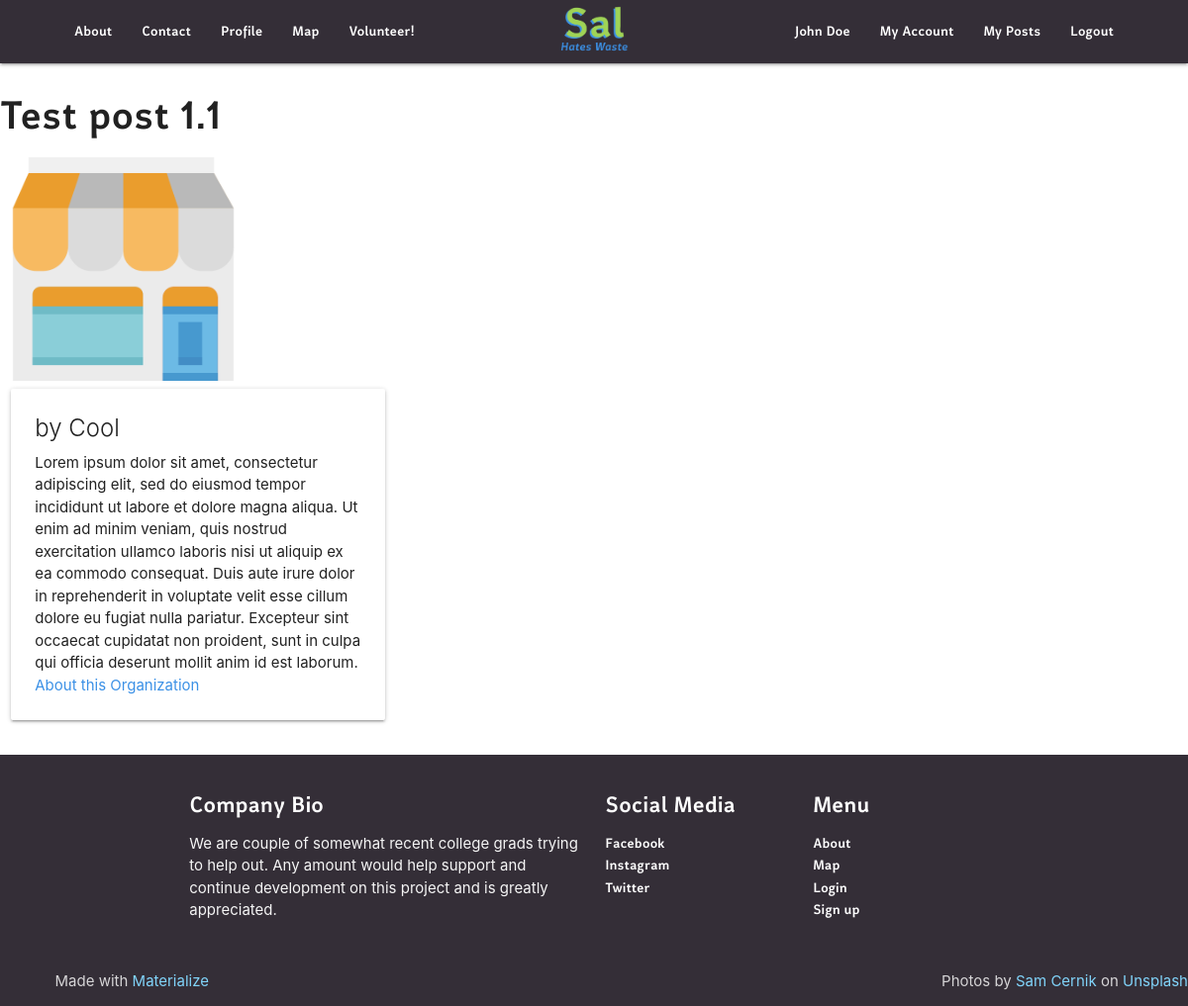
/test-post-1 (signed in), run on the app's committed database.
### main/models.py (models this page shows, shortened)
class CustomUser(AbstractBaseUser, PermissionsMixin):
    email = models.EmailField(_('email address'), max_length=254, unique=True)
    your_name = models.CharField(_('user name'), max_length=30, blank=True)
    is_staff = models.BooleanField(_('staff status'), default=False,
                                   help_text=_('Designates whether the user can log into this admin '
                                               'site.'))
    is_active = models.BooleanField(_('active'), default=True,
                                    help_text=_('Designates whether this user should be treated as '
                                                'active. Unselect this instead of deleting accounts.'))
    date_joined = models.DateTimeField(_('date joined'), default=timezone.now)
    objects = CustomUserManager()
    USERNAME_FIELD = 'email'
    REQUIRED_FIELDS = []
    class Meta:
        verbose_name = _('user')
        verbose_name_plural = _('users')

class UserPost(models.Model):
    post_creator = models.ForeignKey(
        CustomUser, on_delete=models.CASCADE, blank=True, default=1)
    post_title = models.CharField('Post Title', max_length=30, blank=True)
    post_org_name = models.CharField(
        'Your Organization', max_length=30, blank=True)
    phone_regex = RegexValidator(
        regex=r'^\+?1?\d{9,15}$', message="Phone number must be entered in the format: '+999999999'. Up to 15 digits allowed.")
    post_org_phone = models.CharField(_('phone'), max_length=20, validators=[
                                      phone_regex], null=True, blank=True)
    post_org_email = models.EmailField(
        'Your Organizations Email', max_length=254, default="example@gmail.com", null=False)
    post_org_address = models.CharField(
        'Your Organizations Location', max_length=80, default="123 Test St.", null=False)
    post_org_city = models.CharField(
        max_length=30, default="Stamford", null=False)
    post_org_state = models.CharField(max_length=2, default="CT", null=False)
    post_org_zipcode = models.CharField(max_length=10, null=True, blank=True)
    post_org_country = models.CharField(
        max_length=60, default="USA", null=False)
    post_image = models.ImageField('Profile Image', default='default.png',
                                   upload_to='post_pics', null=True, blank=True, validators=(validate_is_pic,))
    post_desc = models.TextField(max_length=500, null=True, blank=True)
    post_begin_date = models.DateField(_("Availability Start"), default=datetime.date.today)
    post_end_date = models.DateField(_("Availability End"), default=datetime.date.today)
    post_lat = models.FloatField(null=True, blank=True)
    post_long = models.FloatField(null=True, blank=True)
    post_recurring = models.BooleanField(default=False)
    recurrences = models.TextField(max_length=300, null=True, blank=True)
    donor_or_recip = models.CharField(
        max_length=10, choices=ROLE_CHOICES, default="Donor",)
    post_active = models.BooleanField(default=True)
    post_deliver = models.BooleanField(default=False)
    post_slug = models.SlugField(max_length=200, null=False, unique=True)
    class Meta:
        verbose_name = 'Post'
        verbose_name_plural = "Posts"

### main/views.py (the view, shortened to what this page needs)
# urls.py: path("<single_slug>", views.single_slug, name="single_slug"),
def single_slug(request, single_slug):
    posts = [p.post_slug for p in UserPost.objects.all()]
    if single_slug in posts:
        matching_post = UserPost.objects.filter(post_slug=single_slug).first()
        return render(request=request,
                      template_name='main/single_post.html',
                      context={"single_post": matching_post})

### main/Templates/main/single_post.html (shortened to what this page needs)
{% extends 'main/header.html' %}
{% block content %}
<head>
  {% load static %}
</head>
<body>
    <section>
        <div class="row">
            <h3>{{single_post.post_title}}</h3>
                <div class="col s12 m6 l4">
                    <img src="{{single_post.post_image.url}}" style=" max-width: 60%; max-height: 60%;">
                        <div class="card hoverable">
                            <div class="card-content">
                                <div class="card-title">by {{single_post.post_org_name}}</div>
                                <p>{{single_post.post_desc}}</p>
                                <p><a href="{{single_post.post_creator.profile.profile_slug}}">About this Organization</a></p>
                            </div>
                        </div>
                </div>
        </div>
    </section>
    {% include 'main/footer.html' %}
</body>
{% endblock %}

### main/Templates/main/header.html (shortened to what this page needs)
{% load static %}
<head>
  <link rel="stylesheet" href="https://cdnjs.cloudflare.com/ajax/libs/materialize/1.0.0/css/materialize.min.css">
  <link rel="stylesheet" type="text/css" href="{% static '/fonts/stylesheet.css' %}">
</head>
<body>
  <section>
    <nav style="background-color: #342E37" role="navigation">
      <div class="nav-wrapper container">
        <a href="/"  class=" center brand-logo">
          <img alt="Logo" src="{% static 'images/sal_hates_waste_logo.png' %}" height="55" style="display: block;  color: #ffffff; font-size: 16px;" border="0">
      </a>
        <ul class="right hide-on-med-and-down">
          {% if user.is_authenticated %}
          <li><a href="/account" >{{ user.your_name }}</a></li>
          <li><a href="/account" >My Account</a></li>
          <li><a href="/my-posts">My Posts</a></li>
          <li><a href="/logout">Logout</a></li>
          {% else %}
          <li><a href="/login">Login</a></li>
          <li><a href="/signup">Sign Up</a></li>
          {% endif %}
        </ul>
        <ul class="left hide-on-med-and-down" >
          <li><a href="/#about-title">About</a></li>
          <li><a href="/contact">Contact</a></li>
          <li><a href="/profile-view">Profile</a></li>
          <li><a href="/map_page">Map</a></li>
          <li><a href="/volunteer">Volunteer!</a></li>
        </ul>
      </div>
    </nav>
  </section>
  {% block content %}
  {% endblock %}
</body>

### main/Templates/main/header.html (style rules this page uses)
.nav-wrapper { width: 90%; }

### data on the page
CustomUser: your_name "John Doe"
UserPost: post_title "Test post 1.1", post_image (picture), post_org_name "Cool", post_desc "Lorem ipsum dolor sit amet, consectetur adipiscing elit, sed do eiusmod tempor incididunt ut labore et dolore magna aliqua. Ut enim ad minim veniam, quis nostrud exercitation ullamco laboris nisi ut aliquip ex ea commodo consequat. Duis aute irure dolor in reprehenderit in voluptate velit esse cillum dolore eu fugiat nulla pariatur. Excepteur sint occaecat cupidatat non proident, sunt in culpa qui officia deserunt mollit anim id est laborum."
